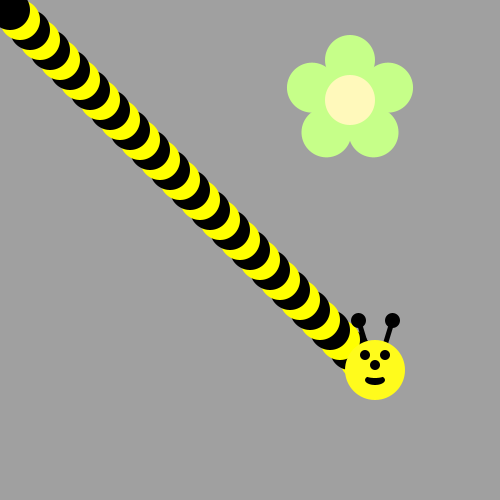
Frame 1 (no input)
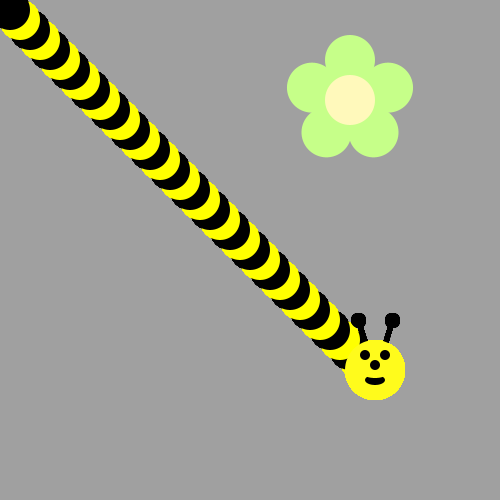
Frame 60 (the mouse pressed at the canvas centre just before this capture)
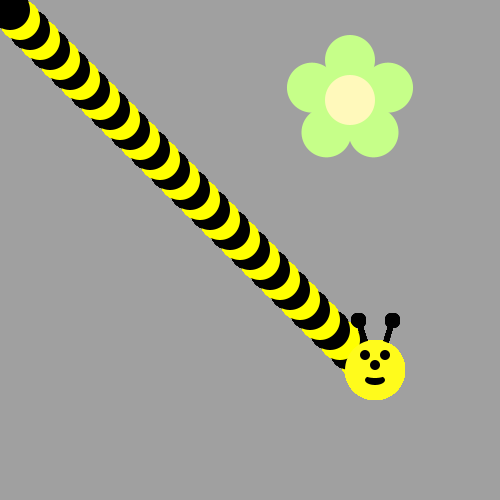
Frame 120 (the mouse held since frame 60 and released just before this capture)

The Processing sketch that drew these frames (run headless with seeded random() and noise(); from frame 60 on, the mouse is pressed at the canvas centre):

// Processing sketch: bumble_bee
// ── bumble_bee.pde

void setup() {
     ellipseMode(CENTER);
     size(500, 500);
     background(160, 160, 160);
     drawFlower(350, 100);
}

void draw() {
  
// First run the program and you should see a flower.  
   for(int i=37; i>0; i--) {
    ellipse(i*10, i*10, 40, 40);       
      if(i % 2 ==0) {
         fill(#000000);
       }
       else{
         fill(#FFFF00);
       }
   }
/* Then, use a loop to make a body for the Bee! 
(see the image on the recipe, it's a diagonal line of circles)
Use modulo to make the colors alternate between yellow and black
*/



/*
Now put his head on using drawBeeFace(x,y)
*/
drawBeeFace(375,370);
}

/**************   Use these methods but  DON'T CHANGE THE CODE BELOW  **************/

void drawFlower(int x, int y) {
     noStroke();
     translate(x, y);
     // draw 5 petals, rotating after each one
     fill(#c6ff89);      // green
      for (int i = 0; i < 5; i++) {
           ellipse(0, -40, 50, 50);
          rotate(radians(72));
     }
     fill(#fff9bb); // light yellow
     ellipse(0, 0, 50, 50);
} 
void drawBeeFace(int BeeFaceX, int BeeFaceY) {
     noStroke();
     fill(0, 0, 0);
     stroke(1);
     strokeWeight(5);
     line(BeeFaceX-10, BeeFaceY-27, BeeFaceX-17, BeeFaceY-50);
     line(BeeFaceX+10, BeeFaceY-27, BeeFaceX+17, BeeFaceY-50);
     ellipse(BeeFaceX-17, BeeFaceY-50, 10, 10);
     ellipse(BeeFaceX+17, BeeFaceY-50, 10, 10);
     noStroke();
     fill(255, 251, 28);
     ellipse(BeeFaceX, BeeFaceY, 60, 60); // face
     fill(255, 237, 209);
     fill(0,0,0);
      ellipse(BeeFaceX-10, BeeFaceY-15, 10, 10); // eyes
     ellipse(BeeFaceX+10, BeeFaceY-15, 10, 10);
      ellipse(BeeFaceX, BeeFaceY-5, 10, 10); // nose
      ellipse(BeeFaceX, BeeFaceY+10, 20, 10);// mouth
     fill(255, 251, 28);
     ellipse(BeeFaceX, BeeFaceY+5, 20, 6);
}
